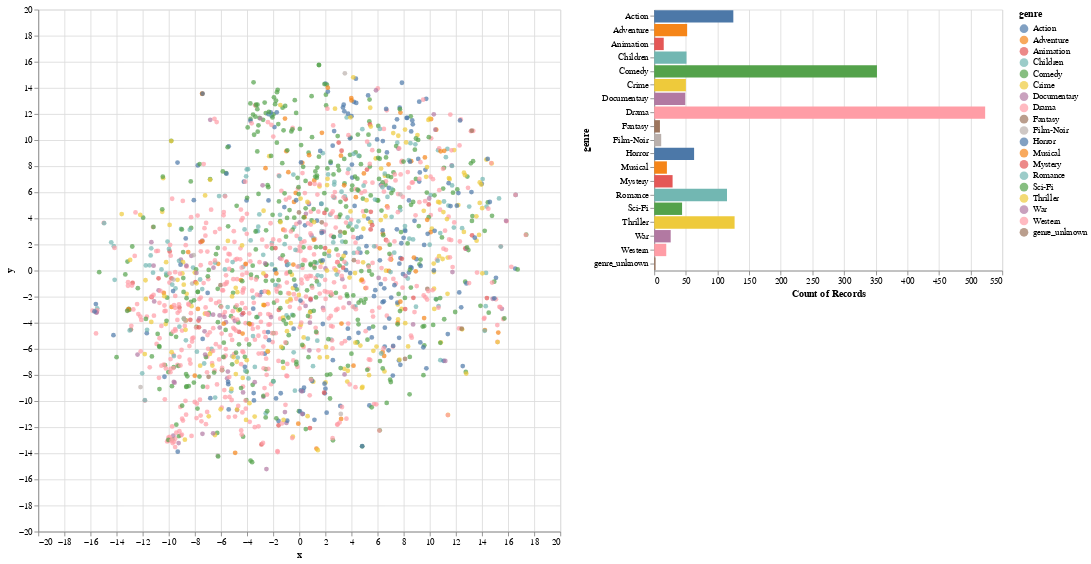

Notebook code for this chart:
### Code cell
tsne_movie_embeddings(model_lowinit)

### Figure 1 — Vega-Lite specification as saved in the notebook (floating-point values rounded to 4 significant figures; data arrays with more than 128 entries replaced by an {"elided": "..."} marker saying what was removed)
{"config": {"view": {"continuousWidth": 400, "continuousHeight": 300}}, "hconcat": [{"layer": [{"mark": "circle", "encoding": {"color": {"condition": {"type": "nominal", "field": "genre", "selection": "selector002"}, "value": "whitesmoke"}, "x": {"type": "quantitative", "field": "x"}, "y": {"type": "quantitative", "field": "y"}}, "height": 600, "selection": {"selector020": {"type": "single", "encodings": ["x", "y"], "on": "mouseover", "nearest": true, "empty": "none"}}, "width": 600}, {"mark": {"type": "text", "align": "left", "dx": 5, "dy": -5}, "encoding": {"text": {"condition": {"type": "nominal", "field": "title", "selection": "selector020"}, "value": ""}, "x": {"type": "quantitative", "field": "x"}, "y": {"type": "quantitative", "field": "y"}}}]}, {"mark": "bar", "encoding": {"color": {"condition": {"type": "nominal", "field": "genre", "selection": "selector002"}, "value": "lightgray"}, "x": {"type": "quantitative", "aggregate": "count"}, "y": {"type": "nominal", "field": "genre"}}, "height": 300, "selection": {"selector002": {"type": "multi", "fields": ["genre"]}}}], "data": {"name": "data-57752c6bb425f04068a0e4e9b810b797"}, "$schema": "https://vega.github.io/schema/vega-lite/v4.8.1.json", "datasets": {"data-57752c6bb425f04068a0e4e9b810b797": {"elided": "1682 records"}}}
